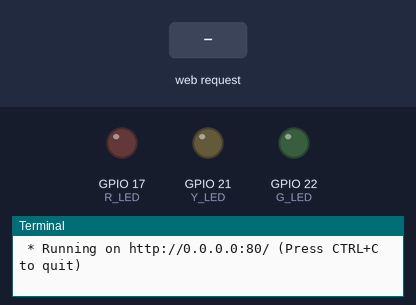
Bench run of a program on a simulated Raspberry Pi (BCM pin numbers). Parts: output pins drawn as LEDs (lit = HIGH), the last lines printed to the terminal. The inputs (shaded band) are chosen by the test bench. Threads take turns every 2 ms; the clock reads 2024-03-15 10:24:30 at power-on unless the program sets it.

Above: at 1.2 s.
1.3 s: HTTP request for / received
At 2.5 s:
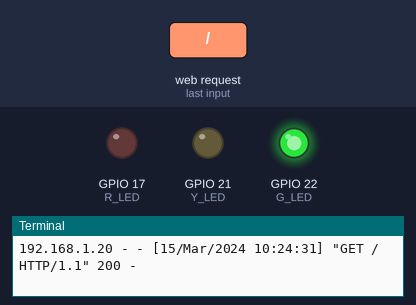
2.8 s: HTTP request for /green received
At 5.6 s:
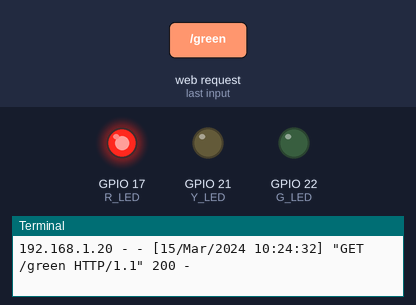
5.8 s: HTTP request for /yellow received
At 7.2 s:
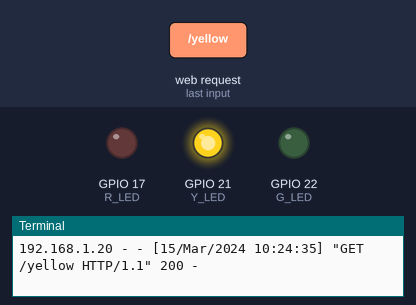
Timing chart, 0 to 13.3 s (numbered marks = the images above; inputs shaded):
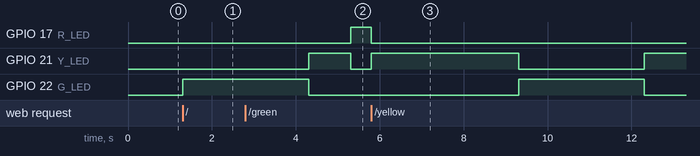

Measured:
- after the input at 1.3 s, GPIO 22 (G_LED): LOW → HIGH at once
- after the input at 5.8 s, GPIO 17 (R_LED): HIGH → LOW after 0.00 s instead of 3.5 s; GPIO 21 (Y_LED): LOW → HIGH after 0.00 s instead of 6.5 s

The program:

app.py
```python
# Import libraries.
import RPi.GPIO as GPIO
import time
import flask
import threading

# Initialize variables.
LIGHT_DELAY = 1
R_LED = 17
Y_LED = 21
G_LED = 22
app = flask.Flask(__name__)

# Perform setup.
GPIO.setmode(GPIO.BCM)
GPIO.setwarnings(False)
GPIO.setup(R_LED, GPIO.OUT)
GPIO.setup(Y_LED, GPIO.OUT)
GPIO.setup(G_LED, GPIO.OUT)

# Define functions.
def clear():
    GPIO.output(R_LED, GPIO.LOW)
    GPIO.output(Y_LED, GPIO.LOW)
    GPIO.output(G_LED, GPIO.LOW)

def red():
    clear()
    GPIO.output(R_LED, GPIO.HIGH)

def yellow():
    clear()
    GPIO.output(Y_LED, GPIO.HIGH)

def green():
    clear()
    GPIO.output(G_LED, GPIO.HIGH)

def auto():
    auto_func = threading.currentThread()
    while getattr(auto_func, "run", True):
        green()
        time.sleep(3*LIGHT_DELAY)
        yellow()
        time.sleep(1*LIGHT_DELAY)
        red()
        time.sleep(4*LIGHT_DELAY)
    return
auto_func = threading.Thread(target = auto)


# Define routes.
@app.route("/")
def routeAuto():
    auto_func = threading.Thread(target = auto)
    auto_func.start()
    return flask.render_template('auto.html')

@app.route("/green")
def routeGreen():
    if auto_func.isAlive():
        auto_func.run = False
        auto_func.join()
    green()
    return flask.render_template('green.html')

@app.route("/yellow")
def routeYellow():
    if auto_func.isAlive():
        auto_func.run = False
        auto_func.join()
    yellow()
    return flask.render_template('yellow.html')

@app.route("/red")
def routeRed():
    if auto_func.isAlive():
        auto_func.run = False
        auto_func.join()
    red()
    return flask.render_template('red.html')

# Launch application.
if __name__ == "__main__":
    app.run(host='0.0.0.0',port="80")
```
